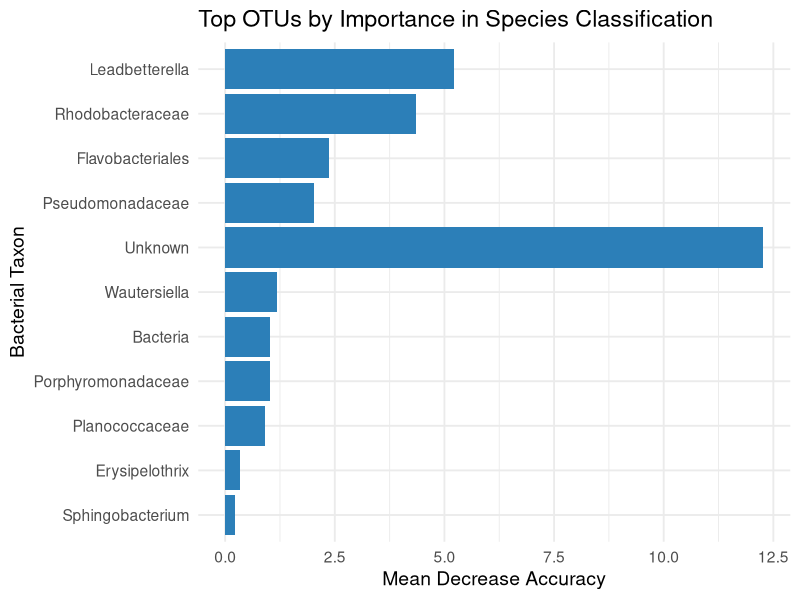
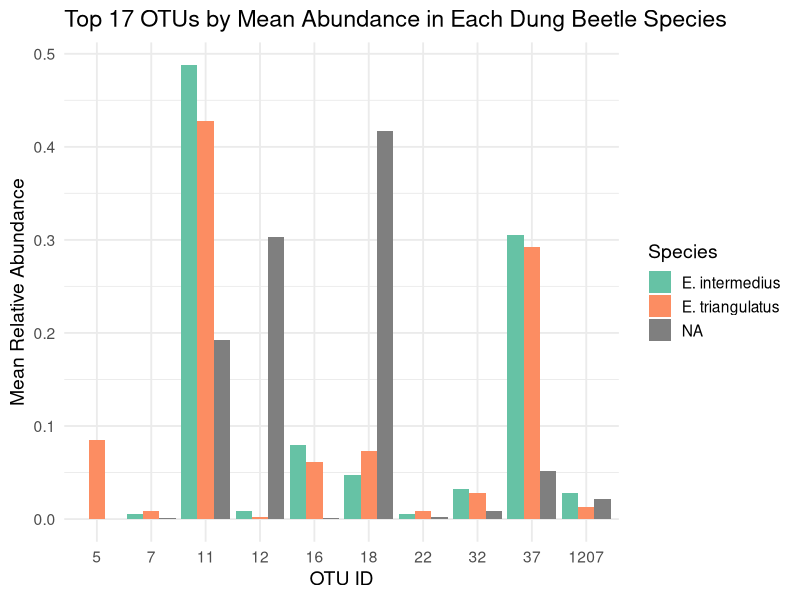
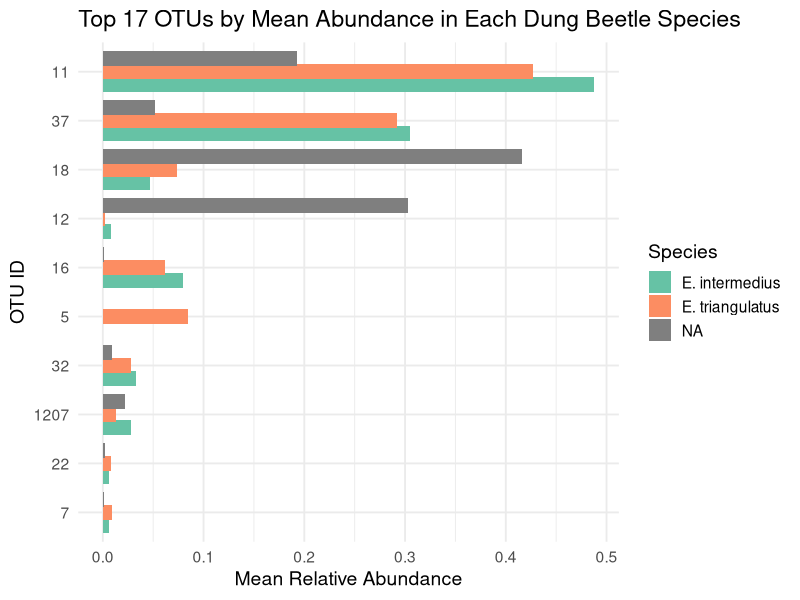

Source code (R) for these figures, in order:
# 1st bar plot: Top OTUs by importance in Species Classification:
# Libraries used:
library(tidyverse)
library(stringr)
library(purrr)

# Step 1: Loading the data
top17 <- read_csv("top_17.csv")
otu_table <- read_csv("otu_table.csv")

# Step 2: Extracting numeric OTU ID from '...1' column
top17 <- top17 %>%
  mutate(OTU_ID = as.numeric(str_extract(`...1`, "\\d+$")))

# Step 3: Joining Consensus Lineage from OTU table
top17_tax <- top17 %>%
  left_join(otu_table %>% select(OTU_ID, `Consensus Lineage`), by = "OTU_ID")

# Step 4: Extracting the most specific available taxonomic label
top17_tax <- top17_tax %>%
  mutate(Taxon_Label = map_chr(`Consensus Lineage`, function(lineage) {
    if (is.na(lineage)) return("Unknown")
    tax_levels <- str_split(lineage, ";")[[1]]
    tax_levels <- rev(tax_levels)  # from specific to general
    cleaned <- str_replace_all(tax_levels, ".*__", "") %>% str_trim()
    specific <- cleaned[!cleaned %in% c("uncultured", "unclassified", "", NA)]
    if (length(specific) > 0) specific[1] else "Unknown"
  })) %>%
  mutate(Taxon_Label = str_replace_all(Taxon_Label, "_", " "))

# Step 5: Creating the plot
ggplot(top17_tax, aes(x = reorder(Taxon_Label, MeanDecreaseAccuracy), y = MeanDecreaseAccuracy)) +
  geom_bar(stat = "identity", fill = "#2c7fb8") +
  coord_flip() +
  labs(
    x = "Bacterial Taxon",
    y = "Mean Decrease Accuracy",
    title = "Top OTUs by Importance in Species Classification"
  ) +
  theme_minimal(base_size = 14)

#2nd barplot (there's 2 versions of it):

# Load libraries
library(tidyverse)

# Step 1: Load your data
otu_table <- read_csv("otu_table.csv")
top17 <- read_csv("top_17.csv")
mapping <- read_tsv("mapping.txt", comment = "#", 
                    col_names = c("SampleID", "BarcodeSequence", "LinkerPrimerSequence", "Description"))

# Step 2: Extract numeric OTU IDs from the top 17 list
top17 <- top17 %>%
  mutate(OTU_ID = as.numeric(str_extract(`...1`, "\\d+$")))

# Step 3: Subset OTU table to top 17 OTUs and drop Consensus Lineage
top_otus <- otu_table %>%
  filter(OTU_ID %in% top17$OTU_ID) %>%
  select(-`Consensus Lineage`)

# Step 4: Convert OTU counts to relative abundance per sample
otu_rel_abund <- top_otus %>%
  column_to_rownames("OTU_ID") %>%
  mutate(across(everything(), as.numeric)) %>%
  sweep(2, colSums(.), FUN = "/") %>%
  rownames_to_column("OTU_ID") %>%
  pivot_longer(-OTU_ID, names_to = "SampleID", values_to = "RelAbundance") %>%
  mutate(OTU_ID = as.numeric(OTU_ID))

# Step 5: Extract species info from mapping file
mapping <- mapping %>%
  mutate(Species = str_extract(Description, "E\\. intermedius|E\\. triangulatus"))

# Step 6: Merge abundance data with species metadata
otu_with_species <- otu_rel_abund %>%
  left_join(mapping %>% select(SampleID, Species), by = "SampleID")

# Step 7: Calculate mean abundance for each OTU by species
mean_abundance <- otu_with_species %>%
  group_by(OTU_ID, Species) %>%
  summarise(MeanRelAbundance = mean(RelAbundance, na.rm = TRUE), .groups = "drop")

# Step 8: Plot the grouped bar chart
ggplot(mean_abundance, aes(x = factor(OTU_ID), y = MeanRelAbundance, fill = Species)) +
  geom_bar(stat = "identity", position = "dodge") +
  labs(
    x = "OTU ID",
    y = "Mean Relative Abundance",
    title = "Top 17 OTUs by Mean Abundance in Each Dung Beetle Species"
  ) +
  scale_fill_manual(values = c("#66c2a5", "#fc8d62")) +
  theme_minimal(base_size = 14)


# 2nd version:

# Step 1: Load your data
otu_table <- read_csv("otu_table.csv")
top17 <- read_csv("top_17.csv")
mapping <- read_tsv("mapping.txt", comment = "#", 
                    col_names = c("SampleID", "BarcodeSequence", "LinkerPrimerSequence", "Description"))

# Step 2: Extract numeric OTU IDs from top 17
top17 <- top17 %>%
  mutate(OTU_ID = as.numeric(str_extract(`...1`, "\\d+$")))

# Step 3: Subset OTU table to top 17 and remove taxonomy column
top_otus <- otu_table %>%
  filter(OTU_ID %in% top17$OTU_ID) %>%
  select(-`Consensus Lineage`)

# Step 4: Convert OTU counts to relative abundance per sample
otu_rel_abund <- top_otus %>%
  column_to_rownames("OTU_ID") %>%
  mutate(across(everything(), as.numeric)) %>%
  sweep(2, colSums(.), FUN = "/") %>%
  rownames_to_column("OTU_ID") %>%
  pivot_longer(-OTU_ID, names_to = "SampleID", values_to = "RelAbundance") %>%
  mutate(OTU_ID = as.numeric(OTU_ID))

# Step 5: Extract species info from mapping
mapping <- mapping %>%
  mutate(Species = str_extract(Description, "E\\. intermedius|E\\. triangulatus"))

# Step 6: Merge abundance data with species metadata
otu_with_species <- otu_rel_abund %>%
  left_join(mapping %>% select(SampleID, Species), by = "SampleID")

# Step 7: Calculate mean relative abundance by OTU and species
mean_abundance <- otu_with_species %>%
  group_by(OTU_ID, Species) %>%
  summarise(MeanRelAbundance = mean(RelAbundance, na.rm = TRUE), .groups = "drop")

# Step 8: Order OTUs by total abundance for prettier sorting
mean_abundance <- mean_abundance %>%
  group_by(OTU_ID) %>%
  mutate(Total = sum(MeanRelAbundance)) %>%
  ungroup() %>%
  mutate(OTU_ID = fct_reorder(as.factor(OTU_ID), Total))

# Step 9: Final horizontal bar plot
ggplot(mean_abundance, aes(x = OTU_ID, y = MeanRelAbundance, fill = Species)) +
  geom_bar(stat = "identity", position = position_dodge(width = 0.8)) +
  coord_flip() +
  labs(
    x = "OTU ID",
    y = "Mean Relative Abundance",
    title = "Top 17 OTUs by Mean Abundance in Each Dung Beetle Species"
  ) +
  scale_fill_manual(values = c("#66c2a5", "#fc8d62")) +
  theme_minimal(base_size = 14)
